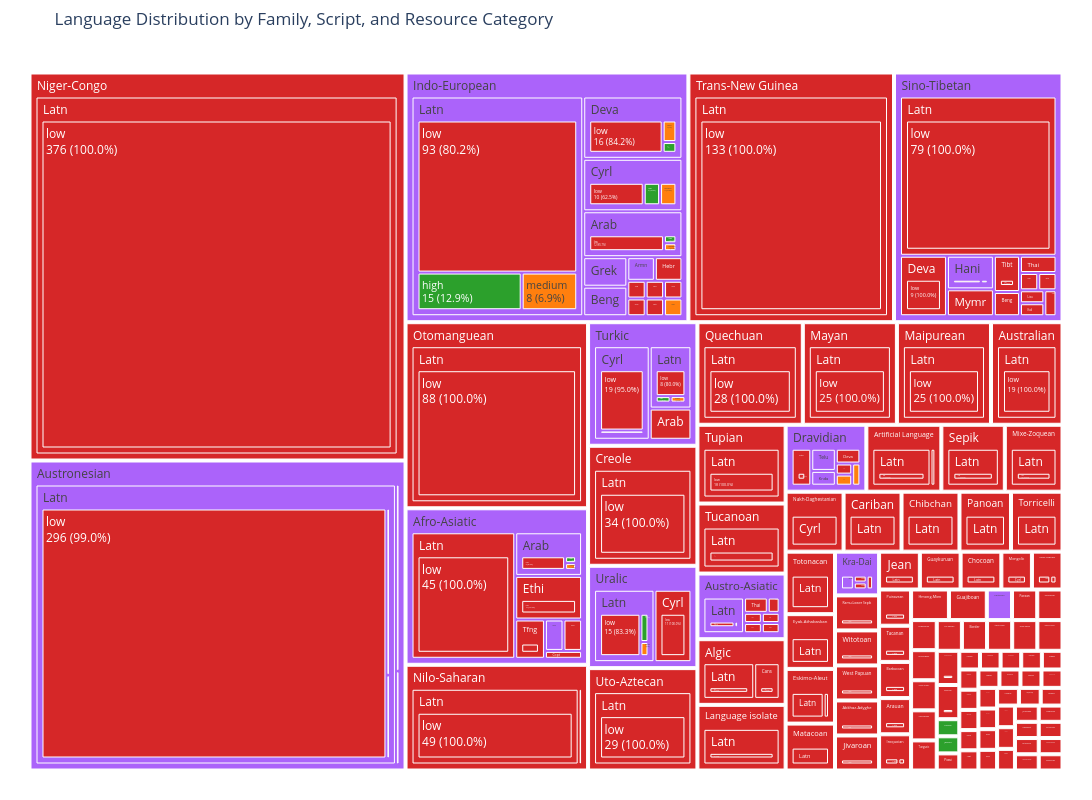
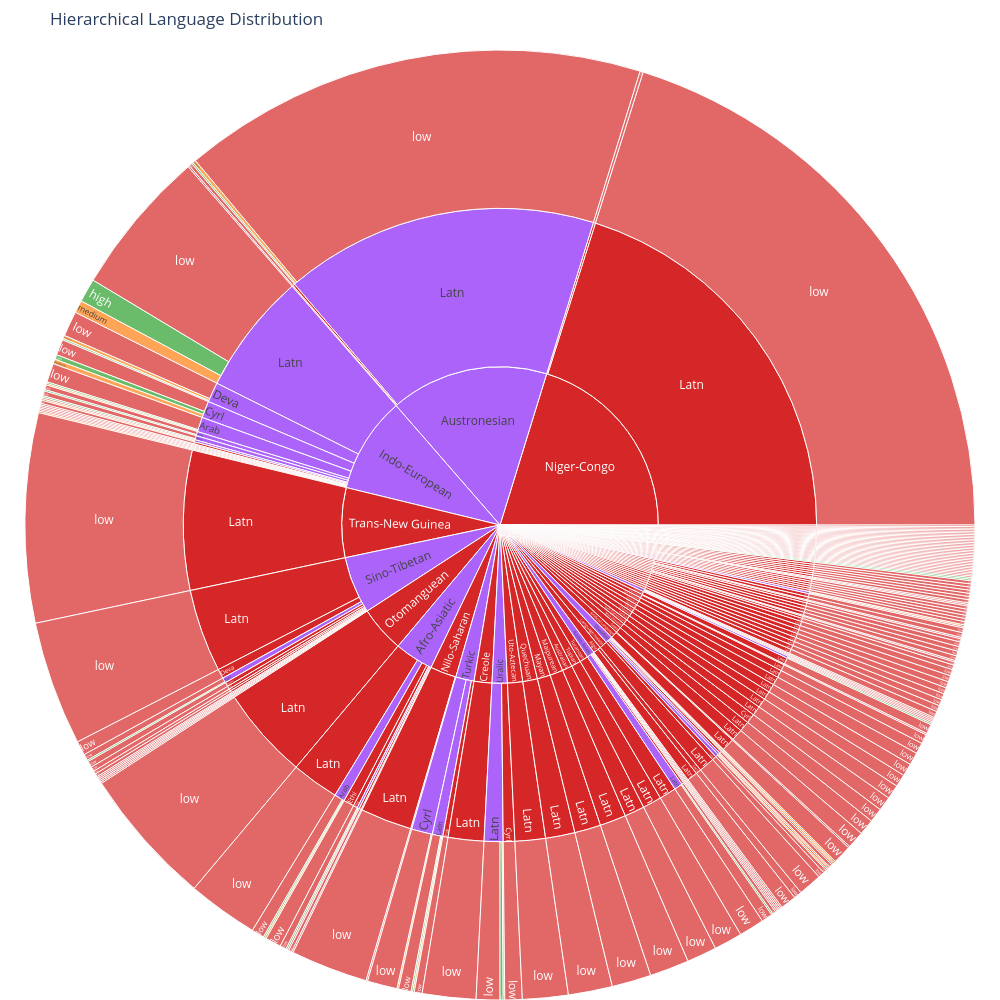

These figures' notebook cell, in order:
### Markdown cell above
### Interactive Visualizations

### Code cell
# Show representation of resource_category, script and family through a single visualization?
# Create a hierarchical visualization using treemap
import plotly.express as px

# Prepare aggregated data for visualization
agg_data = fw2_lang_doc_distr_df.groupby(['family', 'script', 'resource_category']).size().reset_index(name='count')

# Create treemap visualization
fig = px.treemap(
    agg_data,
    path=['family', 'script', 'resource_category'],
    values='count',
    color='resource_category',
    color_discrete_map={
        'high': '#2ca02c',      # Green
        'medium': '#ff7f0e',    # Orange
        'low': '#d62728'        # Red
    },
    title='Language Distribution by Family, Script, and Resource Category',
    width=1200,
    height=800
)

# Update layout for better readability
fig.update_traces(
    textinfo='label+percent parent',
    texttemplate='%{label}<br>%{value} (%{percentParent:.1%})'
)
fig.update_layout(
    margin=dict(t=50, l=25, r=25, b=25)
)

# Show the plot
fig.show()

# Alternative: Create a sunburst plot for radial visualization
fig_sunburst = px.sunburst(
    agg_data,
    path=['family', 'script', 'resource_category'],
    values='count',
    color='resource_category',
    color_discrete_map={
        'high': '#2ca02c',
        'medium': '#ff7f0e',
        'low': '#d62728'
    },
    title='Hierarchical Language Distribution',
    width=1000,
    height=1000
)

fig_sunburst.update_layout(margin=dict(t=50, l=0, r=0, b=0))
fig_sunburst.show()

### Figure 1 — Plotly figure (JSON) as saved in the notebook; plotly's stock layout.template omitted (floating-point values rounded to 4 significant figures; data arrays with more than 128 entries replaced by an {"elided": "..."} marker saying what was removed)
{"data": [{"branchvalues": "total", "customdata": {"elided": "449x1 str values"}, "domain": {"x": [0, 1], "y": [0, 1]}, "hovertemplate": "labels=%{label}<br>count=%{value}<br>parent=%{parent}<br>id=%{id}<br>resource_category=%{customdata[0]}<extra></extra>", "ids": {"elided": "449 str values"}, "labels": {"elided": "449 str values"}, "marker": {"colors": {"elided": "449 str values"}}, "name": "", "parents": {"elided": "449 str values"}, "textinfo": "label+percent parent", "texttemplate": "%{label}<br>%{value} (%{percentParent:.1%})", "type": "treemap", "values": {"elided": "449 float values"}}], "layout": {"height": 800, "legend": {"tracegroupgap": 0}, "margin": {"b": 25, "l": 25, "r": 25, "t": 50}, "title": {"text": "Language Distribution by Family, Script, and Resource Category"}, "width": 1200}}

### Figure 2 — Plotly figure (JSON) as saved in the notebook; plotly's stock layout.template omitted (floating-point values rounded to 4 significant figures; data arrays with more than 128 entries replaced by an {"elided": "..."} marker saying what was removed)
{"data": [{"branchvalues": "total", "customdata": {"elided": "449x1 str values"}, "domain": {"x": [0, 1], "y": [0, 1]}, "hovertemplate": "labels=%{label}<br>count=%{value}<br>parent=%{parent}<br>id=%{id}<br>resource_category=%{customdata[0]}<extra></extra>", "ids": {"elided": "449 str values"}, "labels": {"elided": "449 str values"}, "marker": {"colors": {"elided": "449 str values"}}, "name": "", "parents": {"elided": "449 str values"}, "type": "sunburst", "values": {"elided": "449 float values"}}], "layout": {"height": 1000, "legend": {"tracegroupgap": 0}, "margin": {"b": 0, "l": 0, "r": 0, "t": 50}, "title": {"text": "Hierarchical Language Distribution"}, "width": 1000}}
